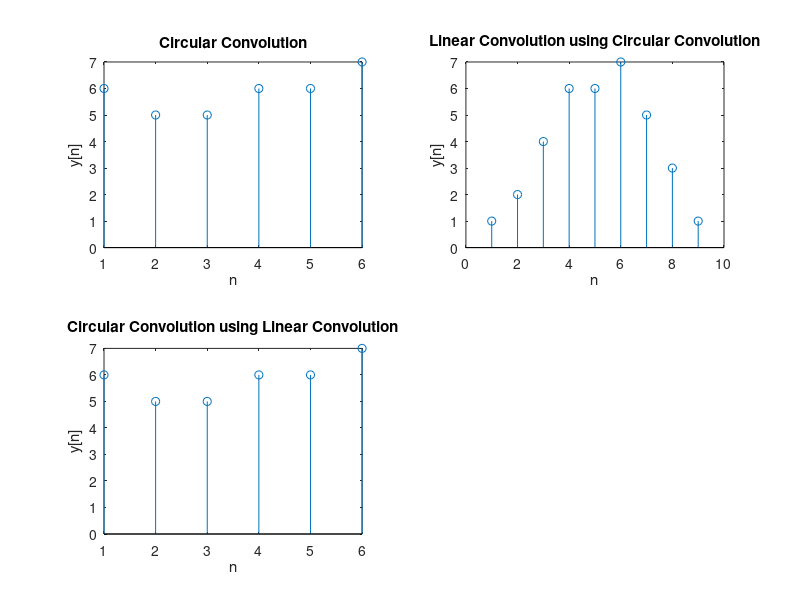

This chart was generated by the following MATLAB code:
% LAB->5
% for the sequence x[n]=[1 1 1 2 1 1] and h[n]=[1 1 2 1] 
% 1.Compute Circular Convo without using Direct Method
% 2.Compute Linear Conv using Circular conv
% 3.Compute Circular using Linear Conv
% 4.Compute Circular Conv using DFT and IDFT
close all
clc
clear all

% First Part
 x1=[1,1,1,2,1,1]
x2=[1,1,2,1]
n1=length(x1);

n2=length(x2);

N=max(n1,n2);

n3=n1-n2;
if(n3>0)

    x2=[x2,zeros(1,n3)];
else

    x1=[x1,zeros(1,-n3)];
end
for n=1:N

    x(n)=0;

    for i=1:N

        j=n-i+1;

        if(j<=0)

            j=N+j;end

        x(n)=[x(n)+(x1(i)*x2(j))];

    end

end

n=[1 2 3 4 5 6 ];
subplot(2,2,1)
stem(n,x(n))
title('Circular Convolution')
xlabel('n')
ylabel('y[n]')

% Second Part
x2=[x2,zeros(1,n1+n2-N-1)];
x1=[x1,zeros(1,n1+n2-N-1)];
N=n1+n2-1
for n=1:N

    x3(n)=0;

    for i=1:N

        j=n-i+1;

        if(j<=0)

            j=N+j;end

        x3(n)=[x3(n)+(x1(i)*x2(j))];

    end

end
x3
n=[1 2 3 4 5 6 7 8 9];
subplot(2,2,2)
stem(n,x3(n))
title('Linear Convolution using Circular Convolution')
xlabel('n')
ylabel('y[n]')

% Third Part
for i=1:(N-max(n1,n2))

    x3(i)=x3(i)+x3(i+max(n1,n2));

end
for i=1:max(n1,n2)

x4(i)=x3(i);

end

n=[1 2 3 4 5 6 ];
subplot(2,2,3)
stem(n,x4(n))
title('Circular Convolution using Linear Convolution')
xlabel('n')
ylabel('y[n]')

% Fourth Part
x5=zeros(1,n1)
for k=1:n1
    for n=1:n1
        x5(k)=x5(k)+[x1(n)*exp((-i)*2*pi*(k-1)*(n-1)/n1)];
    end
end

x5

 
